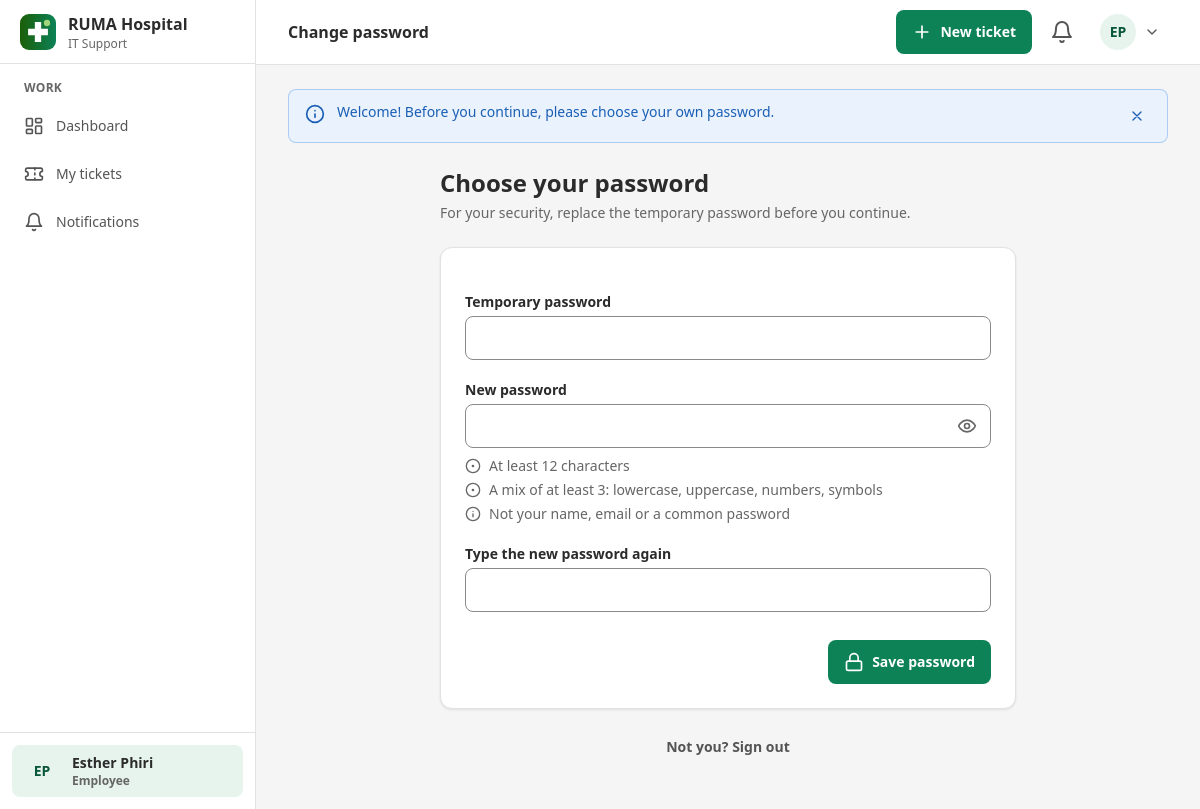
The page /account/password (signed in) on the database its author committed.
### tables this page shows
CREATE TABLE users (
    id                   INT UNSIGNED      NOT NULL AUTO_INCREMENT,
    role_id              TINYINT UNSIGNED  NOT NULL,
    department_id        SMALLINT UNSIGNED NULL,
    full_name            VARCHAR(120) NOT NULL,
    email                VARCHAR(190) NOT NULL,
    phone                VARCHAR(30)  NULL,
    job_title            VARCHAR(100) NULL,
    password_hash        VARCHAR(255) NOT NULL,
    must_change_password TINYINT(1)   NOT NULL DEFAULT 1,
    is_active            TINYINT(1)   NOT NULL DEFAULT 1,
    locked_until         DATETIME     NULL,
    last_login_at        DATETIME     NULL,
    password_changed_at  DATETIME     NULL,
    created_at           DATETIME     NOT NULL DEFAULT CURRENT_TIMESTAMP,
    updated_at           DATETIME     NOT NULL DEFAULT CURRENT_TIMESTAMP ON UPDATE CURRENT_TIMESTAMP,
    PRIMARY KEY (id),
    UNIQUE KEY uq_users_email (email),
    KEY idx_users_role (role_id),
    KEY idx_users_department (department_id),
    CONSTRAINT fk_users_role       FOREIGN KEY (role_id)       REFERENCES roles (id),
    CONSTRAINT fk_users_department FOREIGN KEY (department_id) REFERENCES departments (id) ON DELETE SET NULL
);

CREATE TABLE roles (
    id          TINYINT UNSIGNED NOT NULL AUTO_INCREMENT,
    slug        VARCHAR(40)  NOT NULL,
    name        VARCHAR(80)  NOT NULL,
    description VARCHAR(255) NOT NULL DEFAULT '',
    created_at  DATETIME     NOT NULL DEFAULT CURRENT_TIMESTAMP,
    PRIMARY KEY (id),
    UNIQUE KEY uq_roles_slug (slug)
);

### app/Core/View.php (called while the page is built, shortened)
<?php
final class View
{
    public static function render(string $view, array $data = [], ?string $layout = 'app'): string
    {
        $content = self::partial('pages/' . $view, $data);
        return self::partial('layouts/' . $layout, $data + ['content' => $content]);
    }
    public static function partial(string $template, array $data = []): string
    {
        $file = BASE_PATH . '/views/' . $template . '.php';
        extract($data, EXTR_SKIP);
        try {
            include $file;
        } catch (\Throwable $e) {
            ob_end_clean();
            throw $e;
        }
        return (string) ob_get_clean();
    }
    public static function show(string $view, array $data = [], ?string $layout = 'app', int $status = 200): never
    {
        Response::html(self::render($view, $data, $layout), $status);
    }
}

### app/Controllers/AccountController.php (called while the page is built, shortened)
<?php
final class AccountController
{
    public function showPassword(): void
    {
        View::show('account/password', [
            'title'  => 'Change password',
            'forced' => (int) Auth::user()['must_change_password'] === 1,
            'rules'  => PasswordPolicy::rulesText(),
        ]);
    }
}

### public/index.php (called while the page is built, shortened)
<?php
DB::setContext(Auth::id(), Request::ip(), Request::userAgent());
$router = new Router();
$router->dispatch();

### app/Core/Request.php (called while the page is built, shortened)
<?php
final class Request
{
    private static ?string $basePath = null;
    public static function basePath(): string
    {
        if (self::$basePath === null) {
            $dir = str_replace('\\', '/', dirname($_SERVER['SCRIPT_NAME'] ?? '/'));
            self::$basePath = rtrim($dir, '/');
        }
        return self::$basePath;
    }
    public static function path(): string
    {
        $path = parse_url($_SERVER['REQUEST_URI'] ?? '/', PHP_URL_PATH) ?: '/';
        $base = self::basePath();
        $path = '/' . trim($path, '/');
        return $path;
    }
    public static function header(string $name): ?string
    {
        $key = 'HTTP_' . strtoupper(str_replace('-', '_', $name));
        return $_SERVER[$key] ?? null;
    }
    public static function isBackground(): bool
    {
        return self::header('X-Background') === '1';
    }
}

### app/Core/Auth.php (called while the page is built, shortened)
<?php
final class Auth
{
    private static ?array $user = null;
    private static bool $loaded = false;
    public static function user(): ?array
    {
        if (!self::$loaded) {
            self::$loaded = true;
            $id = Session::get('user_id');
            self::$user = $id ? DB::one(
                'SELECT u.id, u.full_name, u.email, u.role_id, u.department_id, u.job_title, u.phone,
                        u.must_change_password, u.is_active, u.password_changed_at, r.slug AS role, r.name AS role_name,
                        d.name AS department_name
                 FROM users u
                 JOIN roles r ON r.id = u.role_id
                 LEFT JOIN departments d ON d.id = u.department_id
                 WHERE u.id = ?',
                [$id]
            ) : null;
        }
        return self::$user;
    }
    public static function id(): ?int
    {
        $u = self::user();
        return $u ? (int) $u['id'] : null;
    }
}

### app/Core/Gate.php (called while the page is built, shortened)
<?php
final class Gate
{
    private static ?array $permissions = null;
    public static function permissions(): array
    {
        if (self::$permissions === null) {
            $user = Auth::user();
            self::$permissions = $user ? array_flip(DB::run(
                'SELECT p.slug FROM role_permissions rp JOIN permissions p ON p.id = rp.permission_id WHERE rp.role_id = ?',
                [(int) $user['role_id']]
            )->fetchAll(\PDO::FETCH_COLUMN)) : [];
        }
        return self::$permissions;
    }
    public static function allows(string $permission): bool
    {
        return isset(self::permissions()[$permission]);
    }
    public static function any(string ...$permissions): bool
    {
        foreach ($permissions as $permission) {
            if (self::allows($permission)) {
                return true;
            }
        }
        return false;
    }
}

### app/Core/Env.php (called while the page is built, shortened)
<?php
final class Env
{
    private static array $vars = [];
    public static function get(string $key, mixed $default = null): mixed
    {
        return self::$vars[$key] ?? $default;
    }
}

### config/app.php (called while the page is built, shortened)
<?php
return [
    'name'     => env('APP_NAME', 'RUMA IT Support'),
    'env'      => env('APP_ENV', 'production'),
    'debug'    => env_bool('APP_DEBUG', false),
    'url'      => rtrim((string) env('APP_URL', ''), '/'),
    'timezone' => env('APP_TIMEZONE', 'UTC'),
    'db' => [
        'host'     => env('DB_HOST', 'localhost'),
        'port'     => (int) env('DB_PORT', 3306),
        'database' => env('DB_DATABASE', 'ruma_itsm'),
        'username' => env('DB_USERNAME', ''),
        'password' => env('DB_PASSWORD', ''),
    ],
    'session' => [
        'name'           => env('SESSION_NAME', 'ruma_sid'),
        'idle_minutes'   => (int) env('SESSION_IDLE_MINUTES', 30),
        'absolute_hours' => (int) env('SESSION_ABSOLUTE_HOURS', 12),
        'secure'         => env('SESSION_SECURE', 'auto'),
    ],
    'login' => [
        'max_attempts'    => (int) env('LOGIN_MAX_ATTEMPTS', 5),
        'lock_minutes'    => (int) env('LOGIN_LOCK_MINUTES', 15),
        'ip_max_attempts' => (int) env('LOGIN_IP_MAX_ATTEMPTS', 30),
    ],
    'trusted_proxies' => array_filter(array_map('trim', explode(',', (string) env('TRUSTED_PROXIES', '')))),
    'uploads' => [
        'max_mb' => (int) env('UPLOAD_MAX_MB', 5),
        'path'   => BASE_PATH . '/storage/uploads',
    ],
    'mail' => [
        'enabled'    => env_bool('MAIL_ENABLED', false),
        'host'       => env('MAIL_HOST', ''),
        'port'       => (int) env('MAIL_PORT', 587),
        'username'   => env('MAIL_USERNAME', ''),
        'password'   => env('MAIL_PASSWORD', ''),
        'encryption' => env('MAIL_ENCRYPTION', 'tls'),
        'from'       => env('MAIL_FROM_ADDRESS', 'it-support@ruma.hospital'),
        'from_name'  => env('MAIL_FROM_NAME', 'RUMA IT Support'),
    ],
];

### app/Core/DB.php (called while the page is built, shortened)
<?php
final class DB
{
    private static ?PDO $pdo = null;
    public static function pdo(): PDO
    {
        if (self::$pdo === null) {
            $c = config('db');
            $dsn = sprintf('mysql:host=%s;port=%d;dbname=%s;charset=utf8mb4', $c['host'], $c['port'], $c['database']);
            self::$pdo = new PDO($dsn, $c['username'], $c['password'], [
                PDO::ATTR_ERRMODE            => PDO::ERRMODE_EXCEPTION,
                PDO::ATTR_DEFAULT_FETCH_MODE => PDO::FETCH_ASSOC,
                PDO::ATTR_EMULATE_PREPARES   => false,
                PDO::ATTR_STRINGIFY_FETCHES  => false,
            ]);
            self::$pdo->exec("SET time_zone = '" . (new \DateTime())->format('P') . "'");
            self::$pdo->exec("SET SESSION sql_mode = 'STRICT_ALL_TABLES,NO_ZERO_DATE,NO_ZERO_IN_DATE,ERROR_FOR_DIVISION_BY_ZERO,NO_ENGINE_SUBSTITUTION'");
        }
        return self::$pdo;
    }
    public static function run(string $sql, array $params = []): PDOStatement
    {
        $stmt = self::pdo()->prepare($sql);
        foreach ($params as $key => $value) {
            $name = is_int($key) ? $key + 1 : $key;
            $type = match (true) {
                is_int($value)  => PDO::PARAM_INT,
                is_bool($value) => PDO::PARAM_BOOL,
                $value === null => PDO::PARAM_NULL,
                default         => PDO::PARAM_STR,
            };
            $stmt->bindValue($name, $value, $type);
        }
        $stmt->execute();
        return $stmt;
    }
    public static function one(string $sql, array $params = []): ?array
    {
        $row = self::run($sql, $params)->fetch();
        return $row === false ? null : $row;
    }
    public static function value(string $sql, array $params = []): mixed
    {
        $value = self::run($sql, $params)->fetchColumn();
        return $value === false ? null : $value;
    }
}

### app/navigation.php (called while the page is built, shortened)
<?php
function nav_groups(): array
{
    $groups = [
        'Work' => [
            ['label' => 'Dashboard',     'path' => '/',               'icon' => 'dashboard', 'show' => true],
            ['label' => 'Ticket queue',  'path' => '/tickets',        'icon' => 'inbox',     'show' => can('ticket.view_all')],
            ['label' => 'My tickets',    'path' => '/tickets/mine',   'icon' => 'ticket',    'show' => can('ticket.view_own')],
            ['label' => 'Notifications', 'path' => '/notifications',  'icon' => 'bell',      'show' => true],
        ],
        'Insights' => [
            ['label' => 'Reports',   'path' => '/reports', 'icon' => 'chart',        'show' => can('report.view')],
            ['label' => 'Audit log', 'path' => '/audit',   'icon' => 'shield-check', 'show' => can('audit.view')],
        ],
        'Administration' => [
            ['label' => 'Users',    'path' => '/admin/users',    'icon' => 'users',    'show' => can('admin.users')],
            ['label' => 'Settings', 'path' => '/admin/settings', 'icon' => 'settings', 'show' => can('admin.settings')],
        ],
    ];
    foreach ($groups as $name => $items) {
        $groups[$name] = array_values(array_filter($items, static fn ($i) => $i['show']));
        if ($groups[$name] === []) {
            unset($groups[$name]);
        }
    }
    return $groups;
}
function nav_is_active(string $path): bool
{
    $current = Request::path();
    if ($path === '/') {
        return $current === '/';
    }
    return $current === $path || str_starts_with($current, $path . '/');
}
function unread_notifications(): int
{
    static $count = null;
    return $count ??= (int) DB::value('SELECT COUNT(*) FROM notifications WHERE user_id = ? AND read_at IS NULL', [Auth::id()]);
}

### app/Core/Session.php (called while the page is built, shortened)
<?php
final class Session
{
    public static function pull(string $key, mixed $default = null): mixed
    {
        $value = $_SESSION[$key] ?? $default;
        return $value;
    }
    public static function takeFlashes(): array
    {
        return self::pull('_flash', []);
    }
}

### views/layouts/app.php (the view, shortened to what this page needs)
<?php
$me = user();
$groups = nav_groups();
?>
<!doctype html>
<html lang="en" class="h-full">
<head>
    <link rel="stylesheet" href="<?= e(asset('css/app.css')) ?>">
</head>
<body class="h-full">
<aside class="fixed inset-y-0 left-0 z-30 hidden w-sidebar flex-col border-r border-line bg-white lg:flex" aria-label="Main navigation">
    <a href="<?= e(url('/')) ?>" class="flex h-16 items-center gap-3 border-b border-line px-5 no-underline hover:no-underline">
        <img src="<?= e(asset('img/logo-mark.svg')) ?>" alt="" class="h-9 w-9">
        <span class="leading-tight">
            <span class="block text-base font-bold text-ink">RUMA Hospital</span>
            <span class="block text-xs text-muted">IT Support</span>
        </span>
    </a>
    <?= App\Core\View::partial('partials/nav', ['groups' => $groups]) ?>
    <div class="border-t border-line p-3">
        <a href="<?= e(url('/account')) ?>" class="nav-link" <?= nav_is_active('/account') ? 'aria-current="page"' : '' ?>>
            <span class="avatar" aria-hidden="true"><?= e(initials($me['full_name'])) ?></span>
            <span class="min-w-0">
                <span class="block truncate font-semibold text-ink"><?= e($me['full_name']) ?></span>
                <span class="block truncate text-xs text-muted"><?= e($me['role_name']) ?></span>
            </span>
        </a>
    </div>
</aside>
<div class="flex min-h-full flex-col lg:pl-sidebar">
    <header class="sticky top-0 z-20 border-b border-line bg-white/95 backdrop-blur">
        <div class="mx-auto flex h-16 max-w-7xl items-center gap-3 px-4 sm:px-6 lg:px-8">
            <p class="hidden truncate text-base font-semibold text-ink lg:block"><?= e($title ?? '') ?></p>
            <div class="ml-auto flex items-center gap-1 sm:gap-2">
                <?php if (can('ticket.create')): ?>
                    <a href="<?= e(url('/tickets/create')) ?>" class="btn-primary hidden sm:inline-flex">
                        <?= icon('plus') ?> New ticket
                    </a>
                <?php endif; ?>
                <a href="<?= e(url('/notifications')) ?>" class="btn-icon relative" data-bell
                   aria-label="Notifications<?= unread_notifications() ? ', ' . unread_notifications() . ' unread' : '' ?>">
                    <?= icon('bell', 'h-6 w-6') ?>
                </a>
                <details class="relative hidden lg:block" data-dropdown>
                    <summary class="flex min-h-touch cursor-pointer list-none items-center gap-2 rounded-lg px-2 hover:bg-smoke" aria-label="Account menu">
                        <span class="avatar" aria-hidden="true"><?= e(initials($me['full_name'])) ?></span>
                        <?= icon('chevron-down', 'h-4 w-4') ?>
                    </summary>
                </details>
            </div>
        </div>
    </header>
    <main id="main" tabindex="-1" class="mx-auto w-full max-w-7xl flex-1 px-4 pb-28 pt-6 sm:px-6 lg:px-8 lg:pb-10">
        <?= App\Core\View::partial('partials/flash') ?>
        <?= $content ?>
    </main>
</div>
</body>
</html>

### app/Core/Router.php (shortened to what this page needs)
<?php
final class Router
{
    private array $routes = [];
    private function add(string $method, string $path, array $handler, array $options): void
    {
        $this->routes[] = compact('method', 'path', 'regex', 'handler', 'options');
    }
    public function dispatch(): void
    {
        $path = Request::path();
        $pathMatched = false;
        foreach ($this->routes as $route) {
            if (!preg_match($route['regex'], $path, $m)) {
                continue;
            }
            $pathMatched = true;
            $params = array_map('intval', array_filter($m, 'is_string', ARRAY_FILTER_USE_KEY));
            [$class, $action] = $route['handler'];
            (new $class())->$action(...$params);
            return;
        }
        throw new HttpException($pathMatched ? 405 : 404);
    }
}

### rows shown on the page
users: full_name "EP", full_name "Esther Phiri", role.name "Employee"

### other values the page prints
$name "WORK"
$item['label'] "Dashboard"
$item['label'] "My tickets"
$item['label'] "Notifications"
$flash['message'] "Welcome! Before you continue, please choose your own password."
